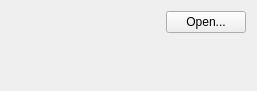
<?xml version="1.0" encoding="UTF-8"?>
<ui version="4.0">
 <class>FileInput</class>
 <widget class="QWidget" name="FileInput">
  <property name="geometry">
   <rect>
    <x>0</x>
    <y>0</y>
    <width>257</width>
    <height>91</height>
   </rect>
  </property>
  <property name="windowTitle">
   <string>Form</string>
  </property>
  <layout class="QVBoxLayout" name="verticalLayout">
   <item>
    <layout class="QVBoxLayout" name="verticalLayout_2">
     <item alignment="Qt::AlignRight">
      <widget class="QPushButton" name="openButton">
       <property name="text">
        <string>Open...</string>
       </property>
      </widget>
     </item>
     <item>
      <widget class="QLabel" name="fileName">
       <property name="text">
        <string/>
       </property>
       <property name="alignment">
        <set>Qt::AlignRight|Qt::AlignTrailing|Qt::AlignVCenter</set>
       </property>
      </widget>
     </item>
    </layout>
   </item>
   <item>
    <spacer name="verticalSpacer">
     <property name="orientation">
      <enum>Qt::Vertical</enum>
     </property>
     <property name="sizeHint" stdset="0">
      <size>
       <width>20</width>
       <height>40</height>
      </size>
     </property>
    </spacer>
   </item>
  </layout>
 </widget>
 <resources/>
 <connections/>
</ui>
